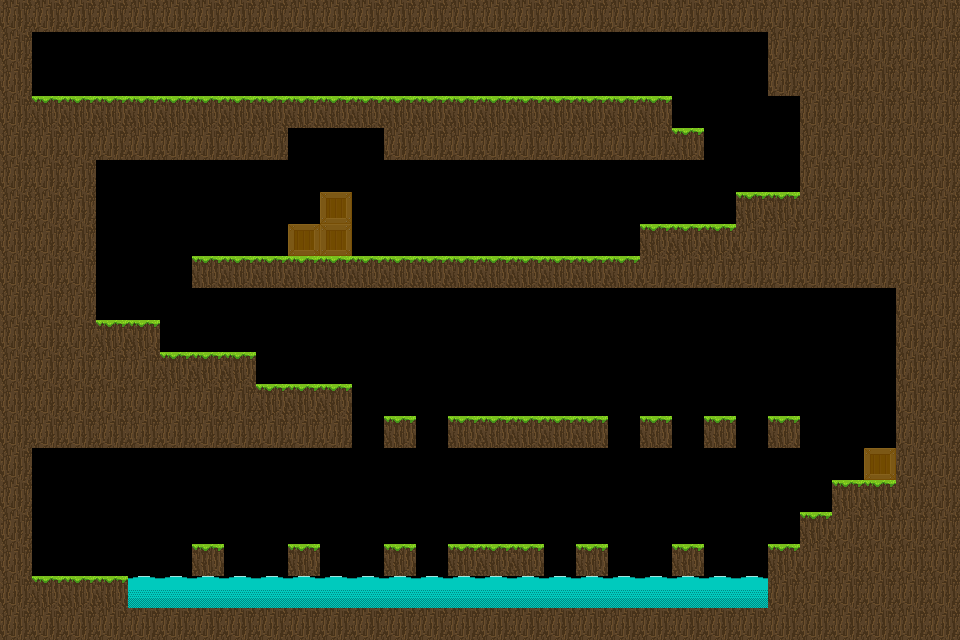

The image is a tile-based game level rendered from a .tmx file. Its description and complete source (layers, tilesets, objects, tile grids) follow:
An orthogonal 30x20 tile map with 32x32 px tiles, 1 tile layer (Tile Layer 1).

<map version="1.10" tiledversion="1.11.0" orientation="orthogonal" renderorder="right-down" width="30" height="20" tilewidth="32" tileheight="32" infinite="0" nextlayerid="2" nextobjectid="1">
 <editorsettings>
  <export target="level2.csv" format="csv" />
 </editorsettings>
 <tileset firstgid="1" source="main_tiles.tsx" />
 <layer id="1" name="Tile Layer 1" width="30" height="20">
  <data encoding="csv">
1,1,1,1,1,1,1,1,1,1,1,1,1,1,1,1,1,1,1,1,1,1,1,1,1,1,1,1,1,1,
1,0,0,0,0,0,0,0,0,0,0,0,0,0,0,0,0,0,0,0,0,0,0,0,1,1,1,1,1,1,
1,5,0,0,0,0,0,0,0,0,0,0,0,0,0,0,0,0,0,0,0,0,0,0,1,1,1,1,1,1,
1,2,2,2,2,2,2,2,2,2,2,2,2,2,2,2,2,2,2,2,2,0,0,0,0,1,1,1,1,1,
1,1,1,1,1,1,1,1,1,0,0,0,1,1,1,1,1,1,1,1,1,2,0,0,0,1,1,1,1,1,
1,1,1,0,0,0,0,0,0,0,0,0,0,0,0,0,0,0,0,0,0,0,0,0,0,1,1,1,1,1,
1,1,1,0,0,0,0,0,0,0,3,0,0,0,0,0,0,0,0,0,0,0,0,2,2,1,1,1,1,1,
1,1,1,0,0,0,0,0,0,3,3,0,0,0,0,0,0,0,0,0,2,2,2,1,1,1,1,1,1,1,
1,1,1,0,0,0,2,2,2,2,2,2,2,2,2,2,2,2,2,2,1,1,1,1,1,1,1,1,1,1,
1,1,1,0,0,0,0,0,0,0,0,0,0,0,0,0,0,0,0,0,0,0,0,0,0,0,0,0,1,1,
1,1,1,2,2,0,0,0,0,0,0,0,0,0,0,0,0,0,0,0,0,0,0,0,0,0,0,0,1,1,
1,1,1,1,1,2,2,2,0,0,0,0,0,0,0,0,0,0,0,0,0,0,0,0,0,0,0,0,1,1,
1,1,1,1,1,1,1,1,2,2,2,0,0,0,0,0,0,0,0,0,0,0,0,0,0,0,0,0,1,1,
1,1,1,1,1,1,1,1,1,1,1,0,2,0,2,2,2,2,2,0,2,0,2,0,2,0,0,0,1,1,
1,0,0,0,0,0,0,0,0,0,0,0,0,0,0,0,0,0,0,0,0,0,0,0,0,0,0,3,1,1,
1,0,0,0,0,0,0,0,0,0,0,0,0,0,0,0,0,0,0,0,0,0,0,0,0,0,2,2,1,1,
1,0,0,0,0,0,0,0,0,0,0,0,0,0,0,0,0,0,0,0,0,0,0,0,0,2,1,1,1,1,
1,0,0,0,0,0,2,0,0,2,0,0,2,0,2,2,2,0,2,0,0,2,0,0,2,1,1,1,1,1,
1,2,2,2,4,4,4,4,4,4,4,4,4,4,4,4,4,4,4,4,4,4,4,4,1,1,1,1,1,1,
1,1,1,1,1,1,1,1,1,1,1,1,1,1,1,1,1,1,1,1,1,1,1,1,1,1,1,1,1,1
</data>
 </layer>
</map>